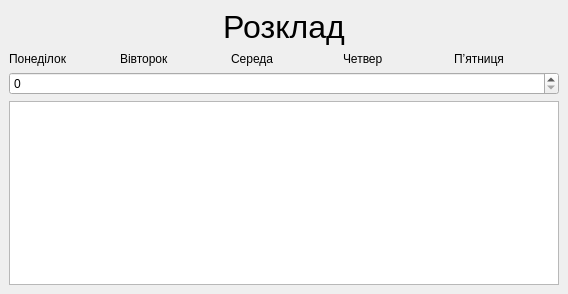
<?xml version="1.0" encoding="UTF-8"?>
<ui version="4.0">
 <class>MainWindow</class>
 <widget class="QMainWindow" name="MainWindow">
  <property name="geometry">
   <rect>
    <x>0</x>
    <y>0</y>
    <width>568</width>
    <height>294</height>
   </rect>
  </property>
  <property name="windowTitle">
   <string>MainWindow</string>
  </property>
  <widget class="QWidget" name="centralwidget">
   <layout class="QVBoxLayout" name="verticalLayout">
    <item>
     <widget class="QLabel" name="label">
      <property name="text">
       <string>&lt;html&gt;&lt;head/&gt;&lt;body&gt;&lt;p align=&quot;center&quot;&gt;&lt;span style=&quot; font-size:24pt;&quot;&gt;Розклад&lt;/span&gt;&lt;/p&gt;&lt;/body&gt;&lt;/html&gt;</string>
      </property>
     </widget>
    </item>
    <item>
     <layout class="QHBoxLayout" name="horizontalLayout">
      <item>
       <widget class="QLabel" name="Monday">
        <property name="text">
         <string>Понеділок</string>
        </property>
       </widget>
      </item>
      <item>
       <widget class="QLabel" name="Tuesday">
        <property name="text">
         <string>Вівторок</string>
        </property>
       </widget>
      </item>
      <item>
       <widget class="QLabel" name="Wednesday">
        <property name="text">
         <string>Середа</string>
        </property>
       </widget>
      </item>
      <item>
       <widget class="QLabel" name="Thursday">
        <property name="text">
         <string>Четвер</string>
        </property>
       </widget>
      </item>
      <item>
       <widget class="QLabel" name="Friday">
        <property name="text">
         <string>Пʼятниця</string>
        </property>
       </widget>
      </item>
     </layout>
    </item>
    <item>
     <widget class="QSpinBox" name="DayNumber"/>
    </item>
    <item>
     <widget class="QTextBrowser" name="timetable"/>
    </item>
   </layout>
  </widget>
 </widget>
 <resources/>
 <connections/>
</ui>
